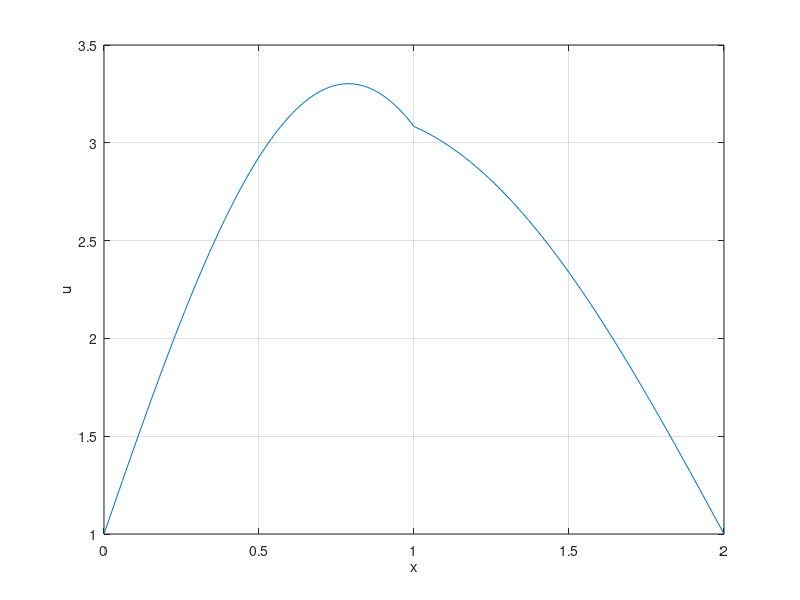

MATLAB code to generate this figure:
%{
Solve
−(pu′)′(x) = 10x(2 − x) , x ∈ (0, 2) ,
u(0) = u(2) = 1,
p(x) =
{1 if x ∈ (0, 1)
{3 if x ∈ (1, 2) by means of the Galerkin finite element
method
where i = 0, . . . , n, n = 200, h = 2/n 
%}
clear
n=200;
f=@(x)10*x*(2-x);
%%
h = 2/n;
x = 0:h:2;
A = zeros(n-1,n-1);
A(1,1) = 2/h;
A(1,2) = -1/h;
y(1) = h*f(x(2))+1/h;
for i = 2:99
    A(i,i-1) = -1/h;
    A(i,i)   = 2/h;
    A(i,i+1) = -1/h;
    y(i)     = h*f(x(i+1));
end
A(100,99)  = -1/h;
A(100,100) = 4/h;
A(100,101) = -3/h;
y(100)     = h*f(x(101));
for i = 101:198
    A(i,i-1) = -3/h;
    A(i,i)   = 6/h;
    A(i,i+1) = -3/h;
    y(i)     = h*f(x(i+1));
end
A(199,198) = -3/h;
A(199,199) = 6/h;
y(199) = h*f(x(200))+3/h;
%%
u=A\y';
plot(x,[1;u;1])
xlabel('x')
ylabel('u')
grid on